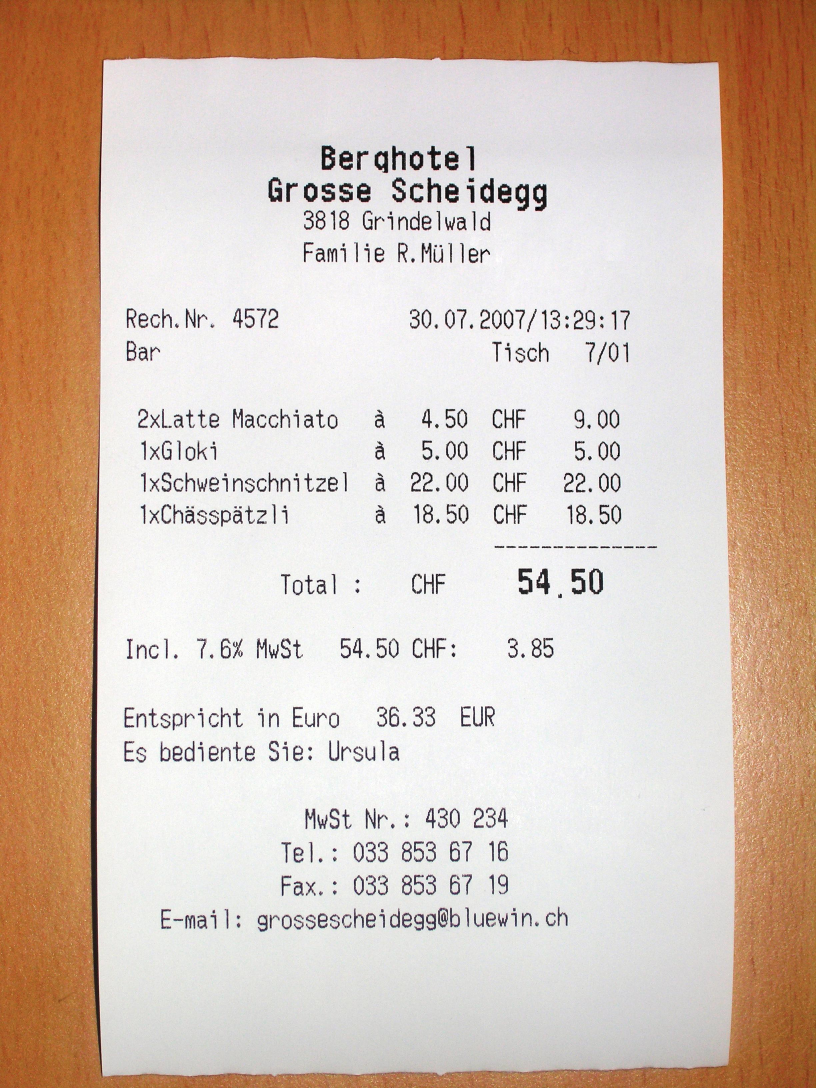
#> input picture test.jpg, 2448 x 3264 px (shown at 1/3 size)
$ python test.py
#> lines starting #> are read from the running program, lines starting #| are printed output that depends on the picture
import cv2
import numpy as np
from matplotlib import pyplot as plt

img = cv2.imread('test.jpg',0)
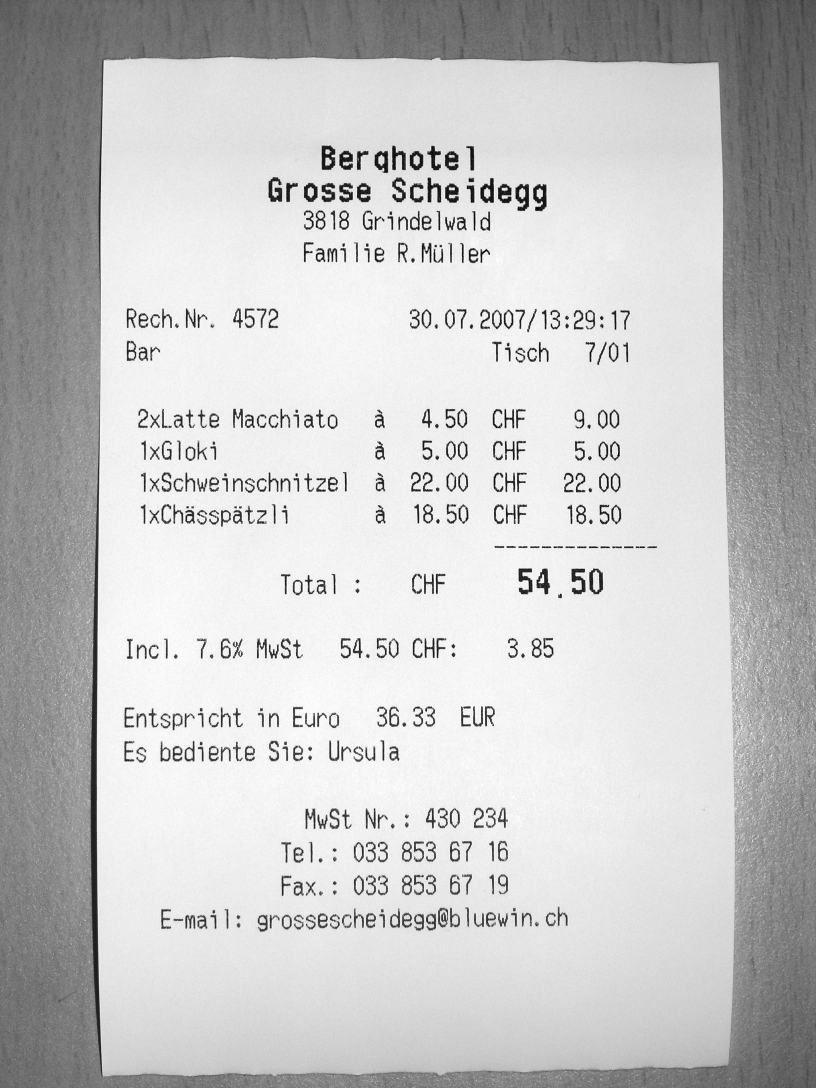
#> img: shape (3264, 2448) (shown at 1/3 size); min 0, max 255, mean 198.1
f = np.fft.fft2(img)
fshift = np.fft.fftshift(f)
magnitude_spectrum = 20*np.log(np.abs(fshift))
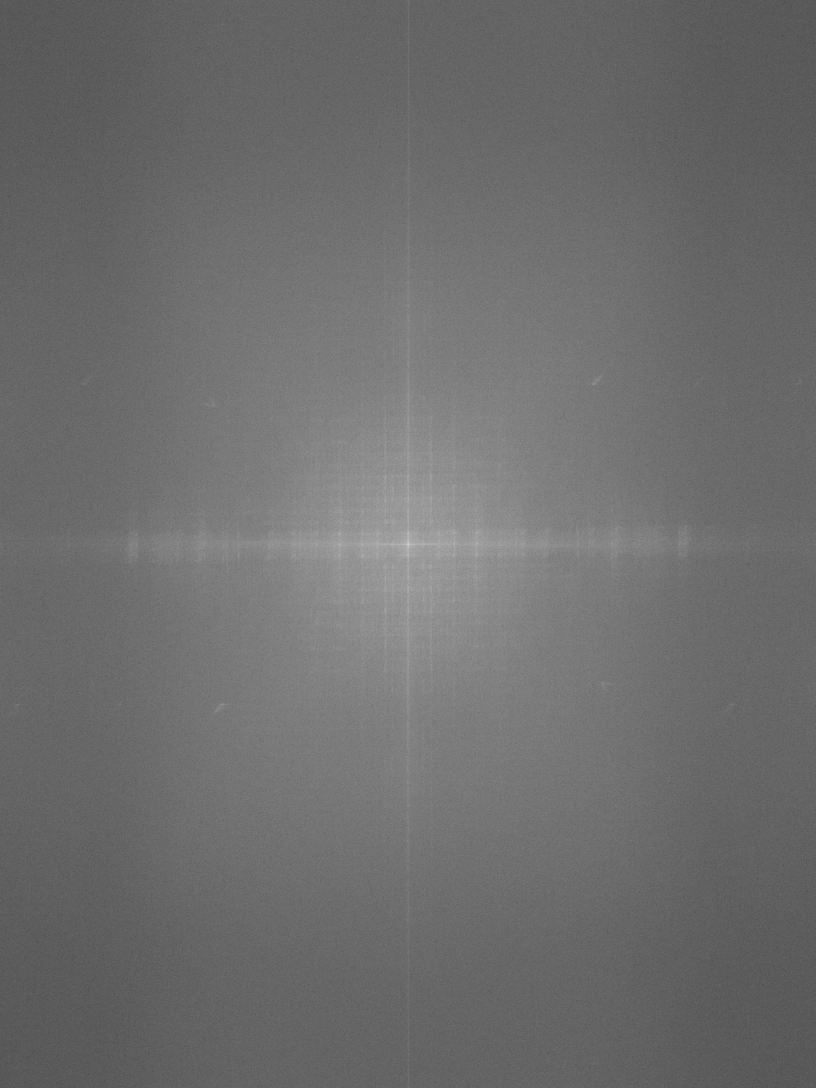
#> magnitude_spectrum: shape (3264, 2448) float64 (shown at 1/3 size); min -2.36, max 423.7, mean 181.3; drawn with min black and max white
magnitude_spectrum[round(len(magnitude_spectrum)/2 - 600):round(len(magnitude_spectrum)/2 + 600)] = 0
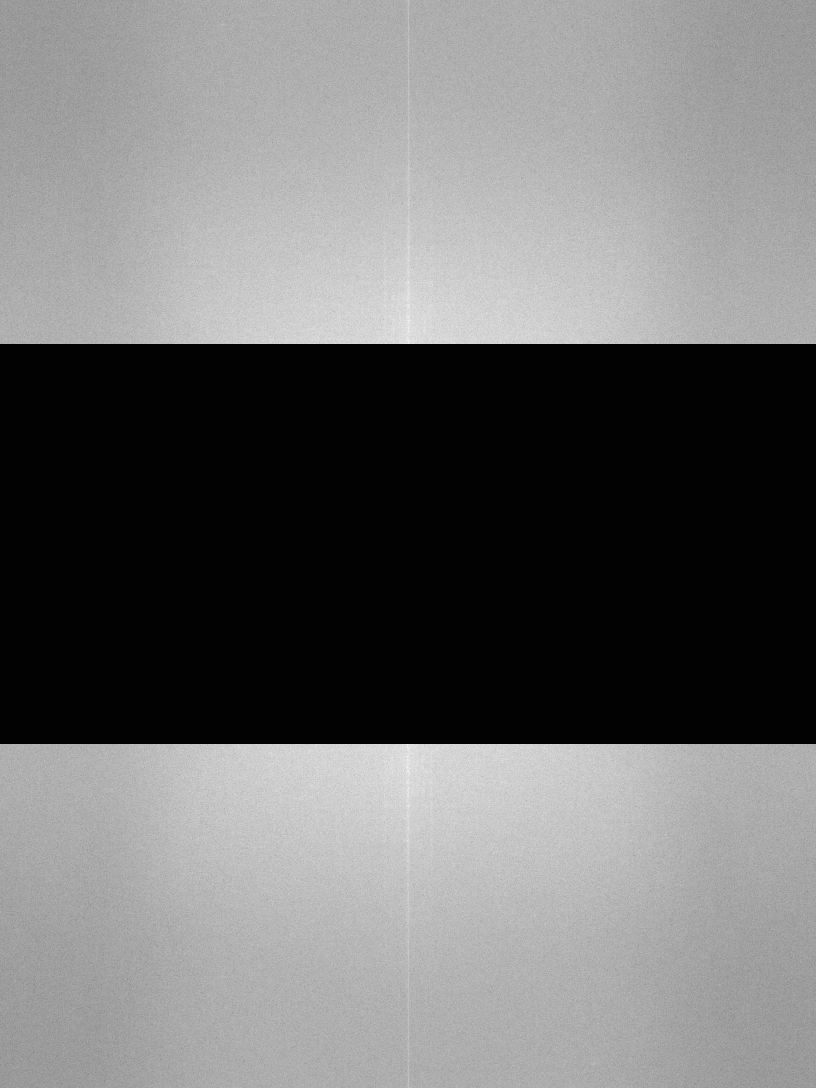
#> magnitude_spectrum: shape (3264, 2448) float64 (shown at 1/3 size); min -2.36, max 244.9, mean 108; drawn with min black and max white
reversed_magnitude_spectrum = np.abs(np.fft.ifft2(np.fft.ifftshift(magnitude_spectrum)))

plt.subplot(121),plt.imshow(img, cmap = 'gray')
plt.title('Input Image'), plt.xticks([]), plt.yticks([])
plt.subplot(122),plt.imshow(magnitude_spectrum, cmap = 'gray')
plt.title('Magnitude Spectrum'), plt.xticks([]), plt.yticks([])
#> (the run stopped early here; a loop or call above may not have finished)
